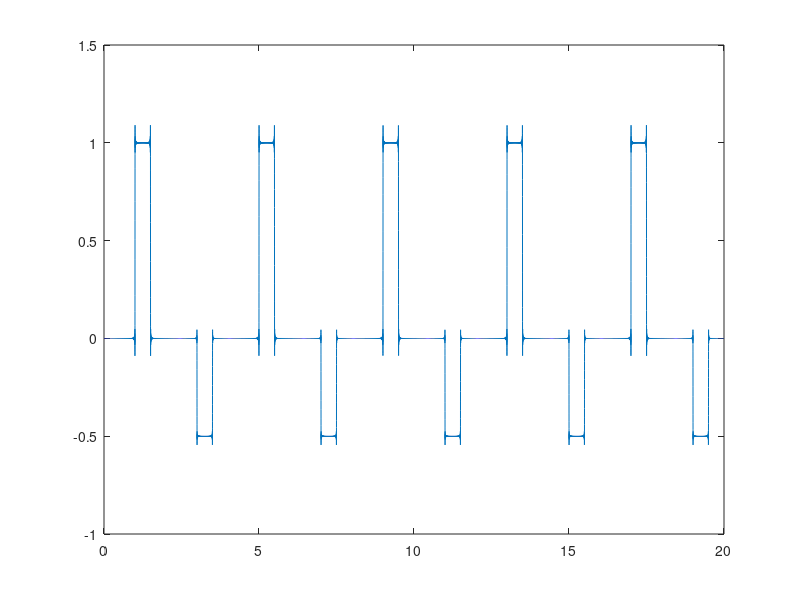

This figure's MATLAB source:
clear;
clc;

%T is the period
%
T = 4;

%w is the frequency
%
w = (2*pi) / T;

t = linspace(0,20,1e5);
xsum = zeros(size(t));
xsum = (1/16);
for n = 1:1000
 %complex Fourier Series coefficients
 %
   an = (2/(T*n*w))*((sin(n*w*1.5)-sin(n*w))-.5*(sin(n*w*3.5)-sin(n*w*3)));
   bn = (2/(T*n*w))*((-cos(n*w*1.5)+cos(n*w))+.5*(cos(n*w*3.5)-cos(n*w*3)));
 
 %Construct each cosine, and add to build the original function
 %
   xsum = xsum + an.*cos(n.*w.*t) + bn.*sin(n.*w.*t);


end

plot(t,xsum)